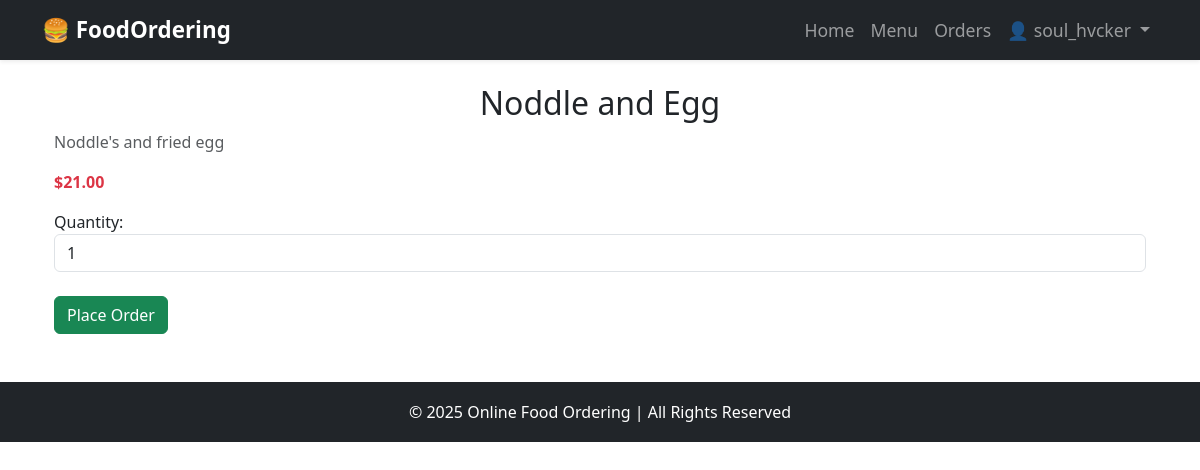
/order/1/ (signed in), run on the app's committed database.
### food_ordering/models.py (models this page shows, shortened)
class Food(models.Model):
    name = models.CharField(max_length=100)
    description = models.TextField()
    price = models.DecimalField(max_digits=6, decimal_places=2)
    category = models.CharField(
        max_length=50,
        choices=[("Veg", "Veg"), ("Non-Veg", "Non-Veg")],
        default="Veg"
    )
    available = models.BooleanField(default=True)
    image = CloudinaryField('image', blank=True, null=True)  # ✅ Cloudinary storage

### food_ordering/views.py (the view)
# urls.py: path('order/<int:food_id>/', views.order_food, name='order_food'),
@login_required
def order_food(request, food_id):
    food = get_object_or_404(Food, id=food_id)
    if request.method == "POST":
        quantity = int(request.POST.get("quantity", 1))
        Order.objects.create(user=request.user, food=food, quantity=quantity)
        messages.success(request, f"Your order for {food.name} has been placed!")
        return redirect("order_history")
    return render(request, "food_ordering/order_food.html", {"food": food})

### templates/food_ordering/order_food.html (shortened to what this page needs)
{% extends "base.html" %}
{% block content %}
<div class="container">
    <h2 class="text-center">{{ food.name }}</h2>
    <p class="text-muted">{{ food.description }}</p>
    <p class="fw-bold text-danger">${{ food.price }}</p>
    <form method="POST">
        <label for="quantity">Quantity:</label>
        <input type="number" name="quantity" id="quantity" value="1" min="1" class="form-control">
        <br>
        <button type="submit" class="btn btn-success">Place Order</button>
    </form>
</div>
{% endblock %}

### templates/base.html (shortened to what this page needs)
<!DOCTYPE html>
<html lang="en">
<head>
    {% load static %}
    <link href="https://cdn.jsdelivr.net/npm/bootstrap@5.3.2/dist/css/bootstrap.min.css" rel="stylesheet">
</head>
<body>
    <header>
        <nav class="navbar navbar-expand-lg navbar-dark bg-dark shadow-sm">
            <div class="container">
                <a class="navbar-brand" href="/">🍔 FoodOrdering</a>
                <div class="collapse navbar-collapse" id="navbarNav">
                    <ul class="navbar-nav ms-auto">
                        <li class="nav-item">
                            <a class="nav-link" href="/">Home</a>
                        </li>
                        <li class="nav-item">
                            <a class="nav-link" href="{% url 'menu' %}">Menu</a>
                        </li>
                        {% if user.is_authenticated %}
                            <li class="nav-item">
                                <a class="nav-link" href="{% url 'order_history' %}">Orders</a>
                            </li>
                            <li class="nav-item dropdown">
                                <a class="nav-link dropdown-toggle" href="#" id="userDropdown" role="button" data-bs-toggle="dropdown">
                                    👤 {{ user.username }}
                                </a>
                            </li>
                        {% endif %}
                    </ul>
                </div>
            </div>
        </nav>
    </header>
    <main class="container mt-4">
        {% block content %}{% endblock %}
    </main>
    <footer class="footer bg-dark text-white text-center mt-5">
        <p class="mb-0">&copy; 2025 Online Food Ordering | All Rights Reserved</p>
    </footer>
</body>
</html>

### templates/base.html (style rules this page uses)
.navbar-brand { font-weight: bold; font-size: 1.4rem; }
.nav-link { font-size: 1.1rem; }
.footer { position: relative; bottom: 0; width: 100%; height: 60px; line-height: 60px; background-color: #343a40; }

### data on the page
Food: name "Noddle and Egg", description "Noddle's and fried egg", price "21.00"

### other printed values
{{ user.username }} "soul_hvcker"
